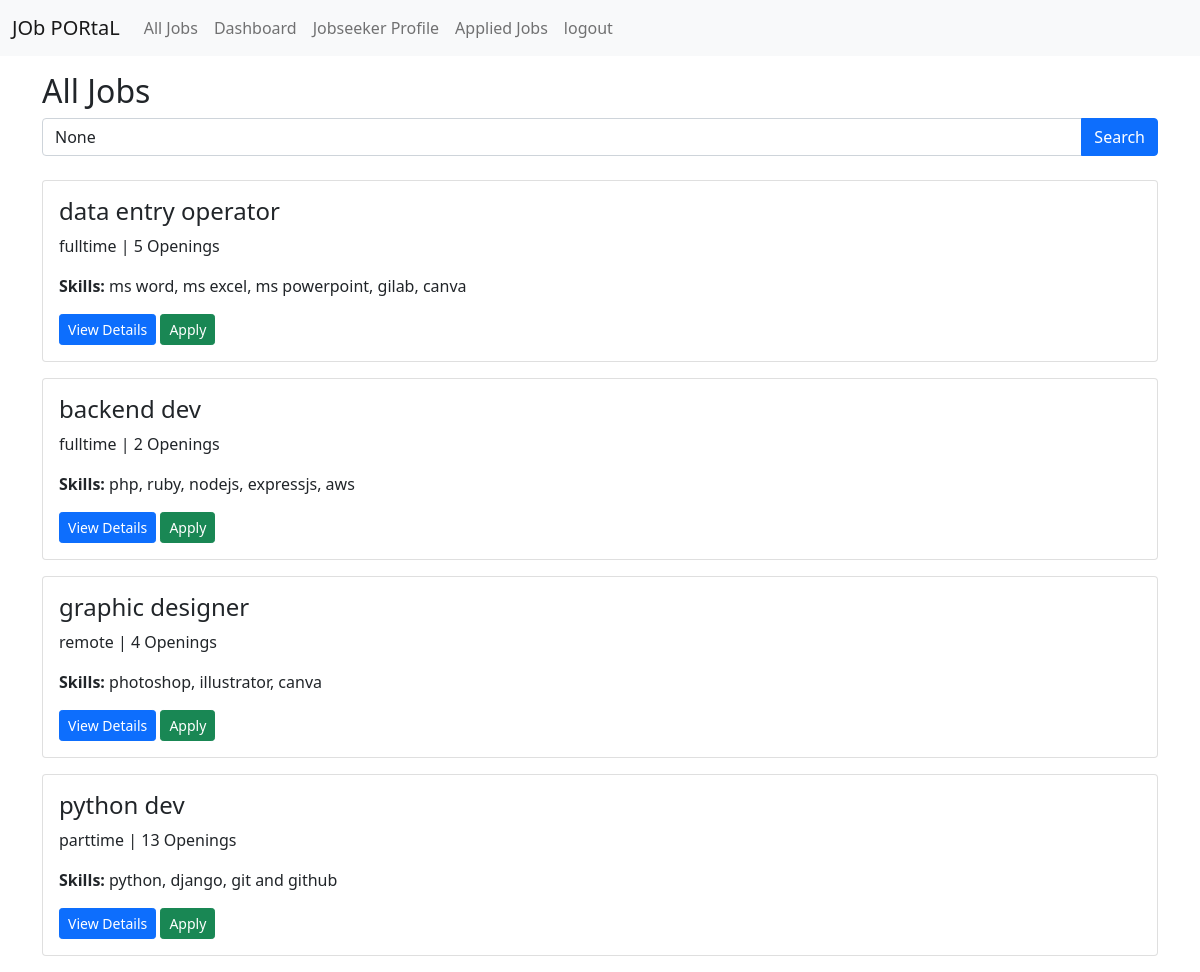
Page /all-jobs/ (signed in) on the committed database.
### prac_app/models.py (models this page shows, shortened)
class Job(models.Model):
    CATEGORY = (
        ('remote', 'Remote'),
        ('fulltime', 'Full Time'),
        ('parttime', 'Part Time'),
        ('internship', 'Internship'),
    )
    recruiter = models.ForeignKey(
        RecruiterProfile,
        on_delete=models.CASCADE
    )
    title = models.CharField(max_length=300)
    number_of_openings = models.PositiveIntegerField()
    category = models.CharField(
        max_length=100,
        choices=CATEGORY
    )
    job_description = models.TextField()
    skills_set = models.TextField(
        help_text="Example: Python, Django, React"
    )
    created_at = models.DateTimeField(
        auto_now_add=True
    )
    updated_at = models.DateTimeField(
        auto_now=True
    )

### prac_app/views.py (the view, shortened to what this page needs)
# urls.py: path('all-jobs/',all_jobs,name='all_jobs'),
def all_jobs(request):
    if request.user.is_authenticated and request.user.user_type == 'recruiter':
        return redirect('recruiter_dashboard') #A recruiter could still manually visit the URL:/all-jobs/. To fully prevent recruiters from accessing the page, add this check in the view as well:
    jobs = Job.objects.all().order_by('-id')
    search = request.GET.get('search')
    if search:
        jobs = jobs.filter(
            Q(title__icontains=search) |
            Q(category__icontains=search) |
            Q(skills_set__icontains=search)
        ).distinct()
    return render(
        request,
        'job/all-jobs.html',
        {
            'jobs': jobs,
            'search': search
        }
    )

### prac_app/templates/job/all-jobs.html (shortened to what this page needs)
{% extends 'master/base.html' %}
{% block content %}
<h2>All Jobs</h2>
<form method="GET" class="mb-4">
    <div class="input-group">
        <input
            type="text"
            name="search"
            class="form-control"
            placeholder="Search by title, category or skills..."
            value="{{ search }}"
        >
        <button type="submit" class="btn btn-primary">
            Search
        </button>
    </div>
</form>
{% for job in jobs %}
<div class="card mb-3">
    <div class="card-body">
    <h4>{{ job.title }}</h4>
    <p>
        {{ job.category }} |
        {{ job.number_of_openings }} Openings
    </p>
    <p>
        <strong>Skills:</strong>
        {{ job.skills_set }}
    </p>
    <a href="{% url 'job_details' job.id %}"
       class="btn btn-primary btn-sm">
        View Details
    </a>
    {% if user.is_authenticated and user.user_type == 'jobseeker' %}
    <form method="POST" class="d-inline">
        <button type="submit" class="btn btn-success btn-sm">
            Apply
        </button>
    </form>
    {% endif %}
</div>
</div>
{% empty %}
<p>No jobs found.</p>
{% endfor %}
{% endblock %}

### rows in the picture
Job: title "data entry operator", category "fulltime", number_of_openings "5", skills_set "ms word, ms excel, ms powerpoint, gilab, canva"
Job: title "backend dev", category "fulltime", number_of_openings "2", skills_set "php, ruby, nodejs, expressjs, aws"
Job: title "graphic designer", category "remote", number_of_openings "4", skills_set "photoshop, illustrator, canva"
Job: title "python dev", category "parttime", number_of_openings "13", skills_set "python, django, git and github"
